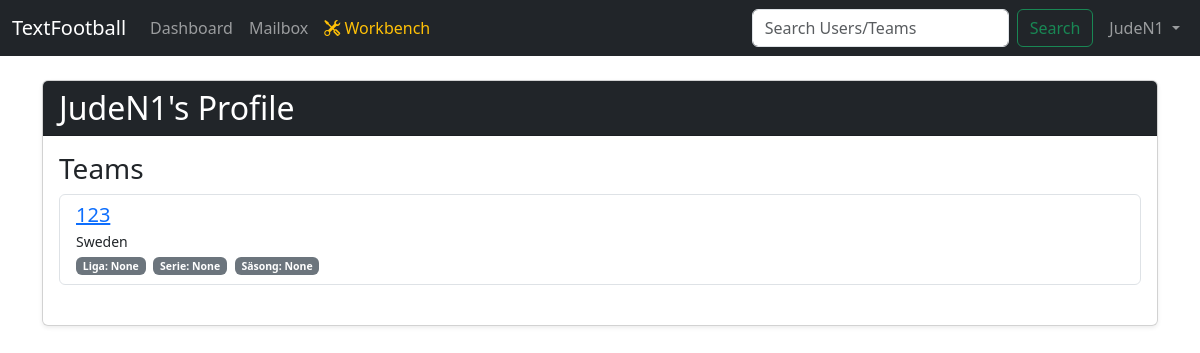
/user/JudeN1 (signed in), run on an earlier commit of the app's database.
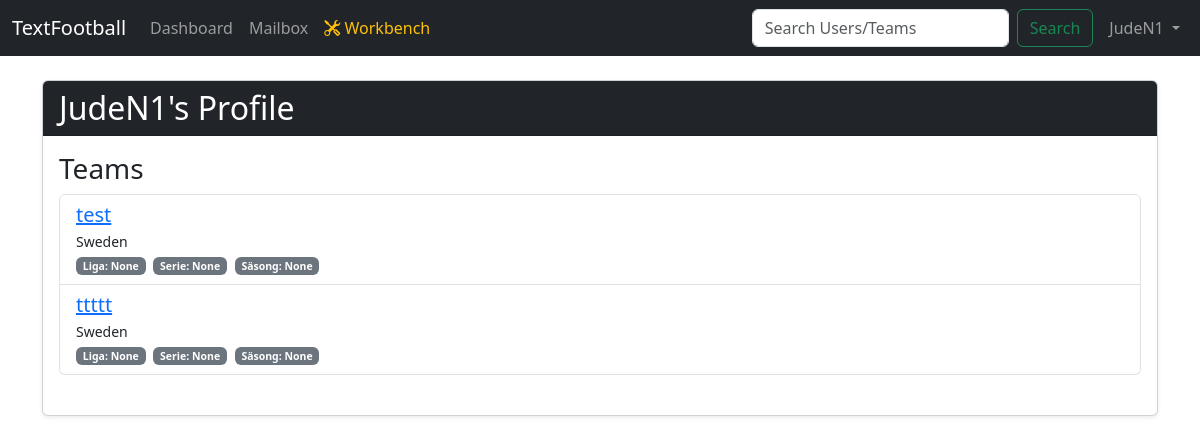
And on a later commit of the database.
### app/models.py (models this page shows)
class Team(db.Model):
    id = db.Column(db.Integer, primary_key=True)
    name = db.Column(db.String(100), unique=True, nullable=False)
    country = db.Column(db.String(50), nullable=False)
    user_id = db.Column(db.Integer, db.ForeignKey('user.id'), nullable=False)
    players = db.relationship('Player', backref='team', lazy=True, cascade="all, delete-orphan")
    league = db.Column(db.String(100), nullable=True, default=None)
    division = db.Column(db.String(50), nullable=True, default=None)
    season = db.Column(db.Integer, nullable=True, default=None)

### app/routes_game.py (the view)
@game_bp.route('/user/<username>')
def user_profile(username):
    if 'username' not in session:
        return redirect(url_for('auth_bp.login'))
    profile_user = User.query.filter_by(username=username).first_or_404()
    return render_template('user_profile.html', profile_user=profile_user)

### app/__init__.py (called while the page is built)
def create_app():
    app = Flask(__name__)
    app.config['SECRET_KEY'] = 'a_very_secret_key_for_development'
    app.config['SQLALCHEMY_DATABASE_URI'] = 'sqlite:///' + os.path.join(basedir, 'database.db')
    db.init_app(app)
    from .routes_auth import auth_bp
    from .routes_game import game_bp
    app.register_blueprint(auth_bp)
    app.register_blueprint(game_bp)
    @app.context_processor
    def inject_selected_team():
        if 'selected_team_id' in session:
            from .models import Team
            selected_team = Team.query.get(session['selected_team_id'])
            return dict(selected_team=selected_team)
        return dict(selected_team=None)
    def nl2br(value):
        result = value.replace('\n', '<br>\n')
        return Markup(result)
    app.jinja_env.filters['nl2br'] = nl2br
    return app

### app/templates/user_profile.html (shortened to what this page needs)
{% extends "base.html" %}
{% block content %}
<div class="card shadow-sm">
    <div class="card-header bg-dark text-white">
        <h1 class="h2 mb-0">{{ profile_user.username }}'s Profile</h1>
    </div>
    <div class="card-body">
        <h3>Teams</h3>
        {% if profile_user.teams %}
            <ul class="list-group mb-4">
                {% for team in profile_user.teams %}
                    <li class="list-group-item d-flex justify-content-between align-items-center">
                        <div>
                            <h5 class="mb-1"><a href="{{ url_for('game_bp.team_page', team_id=team.id) }}">{{ team.name }}</a></h5>
                            <small class="d-block">{{ team.country }}</small>
                            <small>
                                <span class="badge bg-secondary me-1">Liga: {{ team.league or 'None' }}</span>
                                <span class="badge bg-secondary me-1">Serie: {{ team.division or 'None' }}</span>
                                <span class="badge bg-secondary">Säsong: {{ team.season or 'None' }}</span>
                            </small>
                        </div>
                    </li>
                {% endfor %}
            </ul>
        {% else %}
            <p>No teams.</p>
        {% endif %}
    </div>
</div>
{% endblock %}

What changed in the data, as far as the page shows it:
no longer on this page (row edited): Team: name "123", country "Sweden", league "None", division "None", season "None"
now on this page (row edited): Team: name "test", country "Sweden", league "None", division "None", season "None"
added Team: name "ttttt", country "Sweden", league "None", division "None", season "None"
